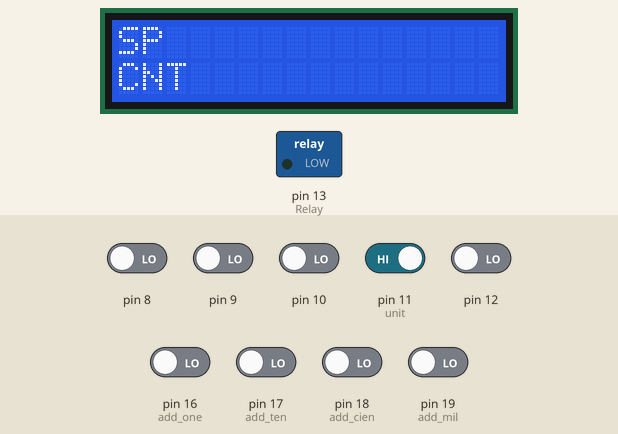
This sketch was run on a simulated Arduino Uno, built with avr-gcc and run on an emulated ATmega328P. Shown: 16×2 character LCD, switched loads named in the sketch (green lamp = pin HIGH). The test bench sets the inputs (shaded band); at power-on: pin 11 (unit) HIGH, pin 8–10, pin 12, pin 16 (add_one), pin 17 (add_ten), pin 18 (add_cien), pin 19 (add_mil) LOW.

Above: at 1.2 s.
1.3 s: pin 11 (unit) driven HIGH
At 2.2 s:
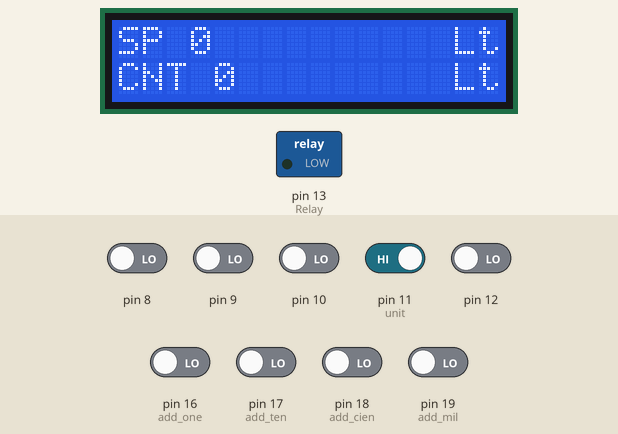
2.8 s: pin 16 (add_one) driven HIGH
At 3.2 s:
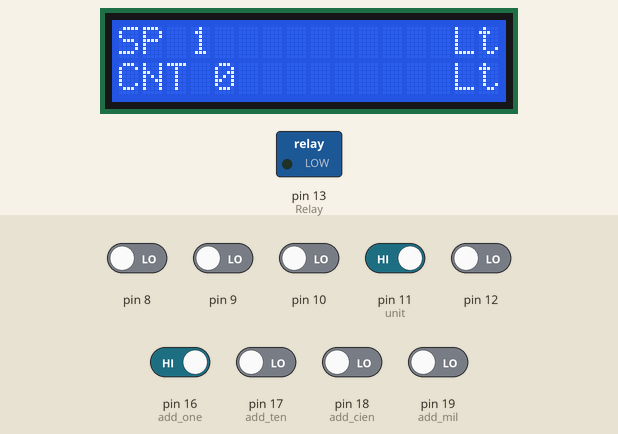
4.3 s: pin 8 driven HIGH
At 5.6 s:
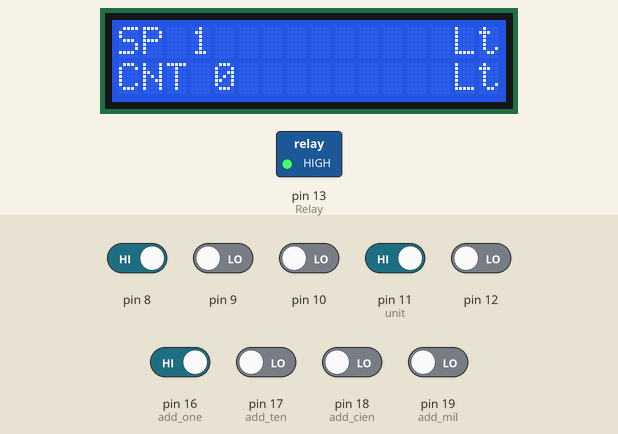
Timing chart, 0 to 7.3 s (numbered marks = the images above; inputs shaded):
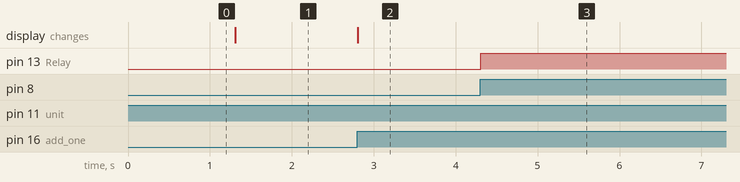

Measured:
- after the input at 1.3 s, the display: changes at once (image 1)
- after the input at 2.8 s, the display: changes at once (image 2)
- after the input at 4.3 s, pin 13 (Relay): LOW → HIGH at once

The sketch:

Water_meter_Arduino.ino
```cpp
//  Njarpa
// Arduino Water Doser ml and L
//Water flow sensor YF-S201

#include <LiquidCrystal.h>
LiquidCrystal lcd(2, 3, 4, 5, 6, 7); //Pines arduino to lcd

     //-------Pins-----//
int Relay = 13;                 //Solenoid valve open/close
int start_stop = 8;             //Start/Stop button
int rst_sp = 9;                 // Reset Set Point Button
int rst_cnt = 10;               // Reset counter button
int unit = 11;                  // Change Unit Button
const int sensor_pulse =12;     // Sensor Pulse In
//----Analog as Input-----//
int add_one =16;                // +1 Button
int add_ten = 17;               // +10 Button
int add_cien = 18;              // +100 Button
int add_mil = 19;               // +1000 Buton

    //-----Variables for debouncing-----//
boolean currentstart_stop = LOW;
boolean laststart_stop =LOW;
boolean lastsensor_pulse = LOW;
boolean currentsensor_pulse = LOW;
boolean lastunit = LOW;
boolean currentunit = LOW;
boolean lastrst_sp = LOW;
boolean currentrst_sp = LOW;
boolean lastrst_cnt = LOW;
boolean currentrst_cnt = LOW;
boolean lastadd_one = LOW;
boolean currentadd_one = LOW;
boolean lastadd_ten = LOW;
boolean currentadd_ten = LOW;
boolean lastadd_cien = LOW;
boolean currentadd_cien = LOW;
boolean lastadd_mil = LOW;
boolean currentadd_mil = LOW;

//-----Storage state for toggle function---//
boolean unitState = LOW;                  //storage for the current state of the unit
boolean RelayState = LOW;                //storage for the current state of the Relay (off/on)

//-------You have to put your pulses x liters here-----//
float cal_1=2.5;                        //Calibrate ml x pulse (cal_1 = 1000/400)
int cal_2= 400;                         //Calibrate pulses x liters
//-----------------------------------------------------//

float counter_1 = 0.0;
int counter_2= 0;
int TotalCount_1= 0;
int TotalCount_2= 0;
int set_point_1= 0;
int set_point_2= 0;

void setup(){
   lcd.begin(16, 2);
  pinMode(Relay, OUTPUT);     //Pin 13
  pinMode(add_one, INPUT);    //A2 as Input
  pinMode(add_ten, INPUT);    //A3 as Input
  pinMode(add_cien, INPUT);   //A4 as Input
  pinMode(add_mil, INPUT);    //A5 as Input

   lcd.setCursor(0,0);  //Show "SP" on the LCD
   lcd.print("SP");
   lcd.setCursor(0,1);  //Show "CNT" on the LCD
   lcd.print("CNT");

}
   //----Debouncing function for all buttons----//
boolean debounce(boolean last, int pin)
{
boolean current = digitalRead(pin);
if (last != current)
{
delay(5);
current = digitalRead(pin);
}
return current;
}

void loop(){
          //-----Debounce Buttons-----//
  currentstart_stop = debounce(laststart_stop, start_stop);    //Debounce for Start/Stop Button
  currentsensor_pulse = debounce(lastsensor_pulse, sensor_pulse); //Debounce for Sensor
  currentunit = debounce(lastunit, unit);             //Debounce for unit Button
  currentrst_sp = debounce(lastrst_sp, rst_sp);       //Debounce for reset set point Button
  currentrst_cnt = debounce(lastrst_cnt, rst_cnt);    //Debounce for reset counter Button
  currentadd_one = debounce(lastadd_one, add_one);    //Debounce for +1 Button
  currentadd_ten = debounce(lastadd_ten, add_ten);    //Debounce for +10 Button
  currentadd_cien = debounce(lastadd_cien, add_cien); //Debounce for +100 Button
  currentadd_mil = debounce(lastadd_mil, add_mil);    //Debounce for +1000 Button


  //-----Start/Stop toggle function----//
  if (currentstart_stop == HIGH && laststart_stop == LOW){

    if (RelayState == HIGH){         //Toggle the state of the Relay
      digitalWrite(Relay, LOW);
      RelayState = LOW;
    }
    else{
      digitalWrite(Relay, HIGH);
      RelayState = HIGH;
    }
  }

  laststart_stop = currentstart_stop;

  //-------Unit toggle function----//
 if(RelayState == LOW){            //You only can change unit while system is not running!

  //------ Lt/ml unit toggle function----//
  if (currentunit == HIGH && lastunit == LOW){
    lcd.setCursor(4, 1);        //Clear lcd(CNT area) between unit change,keeping last count
    lcd.print("          ");
    lcd.setCursor(3,0);        //Clear lcd (SP area) between unit change, keeping last SP
    lcd.print("           ");

    if (unitState == HIGH){         //Toggle the state of the unit (L/ml)
      digitalWrite(unit, LOW);
      unitState = HIGH;
       }
    else{
      digitalWrite(unit, HIGH);
      unitState = HIGH;
    }
  }
  lastunit = currentunit;
 }
     //------Print unit state-----//
 if(unitState==HIGH){        //Unit state HIGH = L
    lcd.setCursor(14,0);
    lcd.print("Lt");
    lcd.setCursor(14, 1);
    lcd.print("Lt");

 }
 //End Print unit state

 //--------------------------//
//------------Ml Counter-----//
//---------------------------//


 //--------------------------//
//------------Lt Counter-----//
//---------------------------//

if(unitState== HIGH){      //HIGH = Lt state

 //-----------------------//
 //-----Settings----------//
 //----------------------//

if(RelayState == LOW){     // You only can change settings while system is not running!

   //-----Adders Buttons (set point_2)---//
   if (currentadd_one == HIGH && lastadd_one == LOW){  // Add +1
    set_point_2 = set_point_2 +1;
    }
  lastadd_one = currentadd_one;

   if (currentadd_ten == HIGH && lastadd_ten == LOW){  // Add +10
    set_point_2 = set_point_2 +10;
  }
  lastadd_ten = currentadd_ten;


  //-------Reset Buttons----//
  if (currentrst_sp == HIGH && lastrst_sp == LOW){  //Reset Set Point
    lcd.setCursor(3, 0);         // Clear SP area
    lcd.print("          ");
    set_point_2 = 0;
  }
   lastrst_sp = currentrst_sp;
  if (currentrst_cnt == HIGH && lastrst_cnt == LOW){//Reset Counter
    lcd.setCursor(4, 1);         // Clear CNT area
    lcd.print("         ");
    counter_2= 0;
    TotalCount_2= 0;
  }
  lastrst_cnt = currentrst_cnt;
  }//-----End Settings-----//

 //----Start Counter------//
  if(RelayState == HIGH){    // Only counts while relay is HIGH
  if (lastsensor_pulse== LOW && currentsensor_pulse == HIGH){
      counter_2 = counter_2 + 1;
  }
  }
 lastsensor_pulse = currentsensor_pulse;

//-------Counter function-----//
if(counter_2 == cal_2){
  TotalCount_2 = TotalCount_2 + 1;
  counter_2 = 0;                     //Counter  reset
  }

 lcd.setCursor(3, 0);           //Show set point
 lcd.print(set_point_2);
 lcd.setCursor(4, 1);           // Show counter
 lcd.print(TotalCount_2);

 //--Stop Counter.You can´t start if set point is lower or equal to counter--//
 if(set_point_2 <= TotalCount_2){
  RelayState = LOW;
  TotalCount_2=0;
  counter_2=0;
  digitalWrite(Relay, LOW);
 }


}//End unit state HIGH (L)


}//End Void Loop
```
